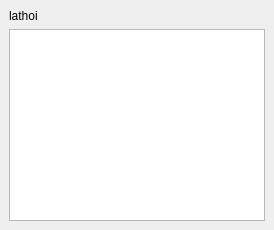
<?xml version="1.0" encoding="UTF-8"?>
<ui version="4.0">
 <class>DisconnectedRoadCheckerPanel</class>
 <widget class="QDockWidget" name="DisconnectedRoadCheckerPanel">
  <property name="windowTitle">
   <string>Disconnected Road Checker Panel</string>
  </property>
  <widget class="QWidget" name="widget">
   <layout class="QVBoxLayout" name="verticalLayout">
    <item>
     <widget class="QLabel" name="label">
      <property name="text">
       <string>lathoi</string>
      </property>
     </widget>
    </item>
    <item>
     <widget class="QListWidget" name="geometry_list"/>
    </item>
   </layout>
  </widget>
 </widget>
</ui>
